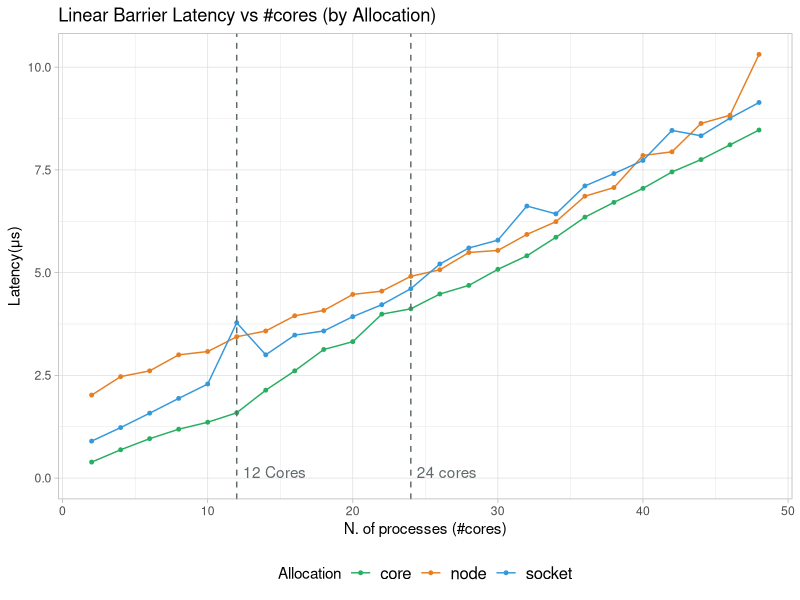
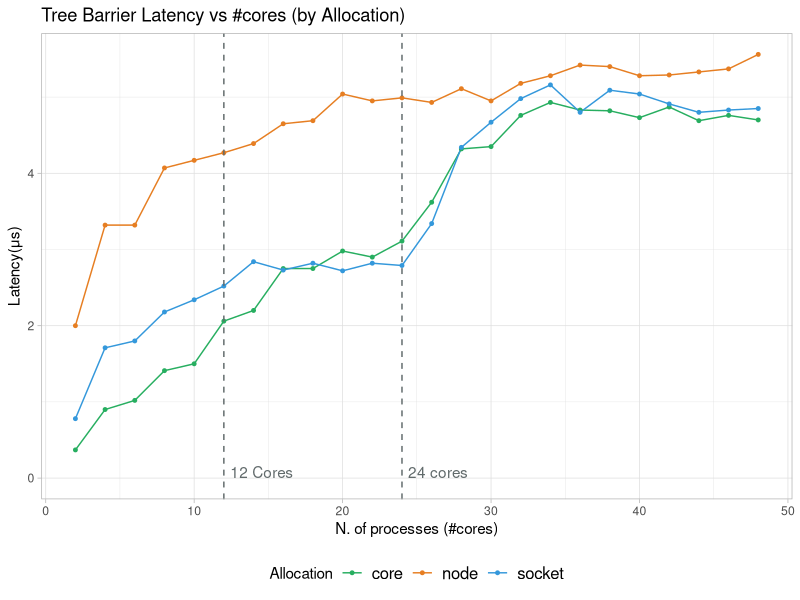
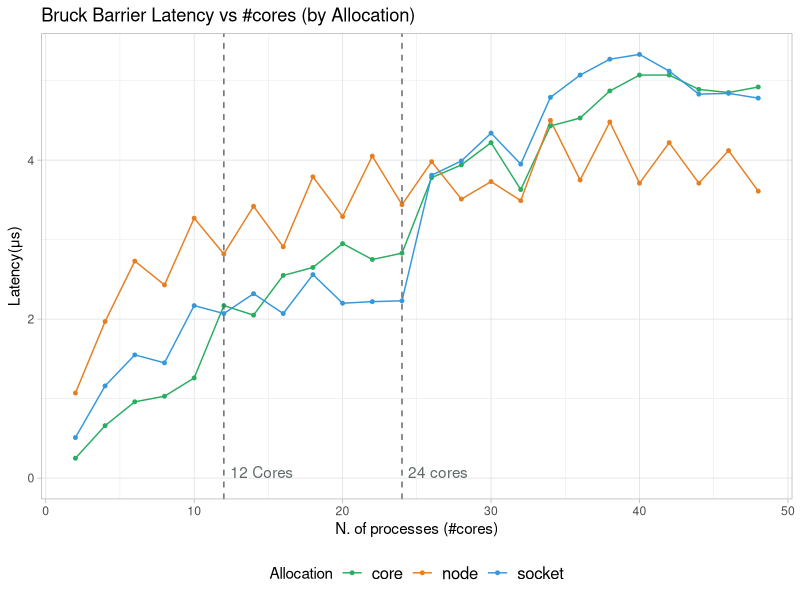
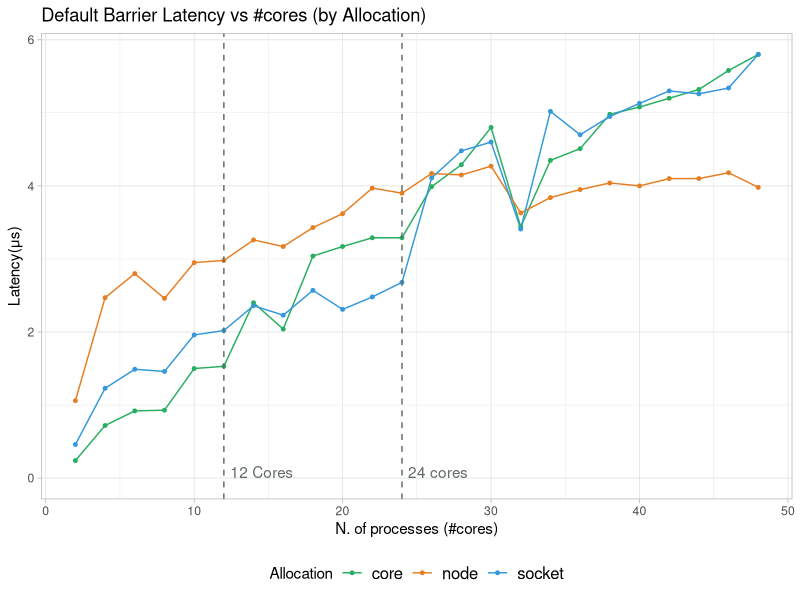
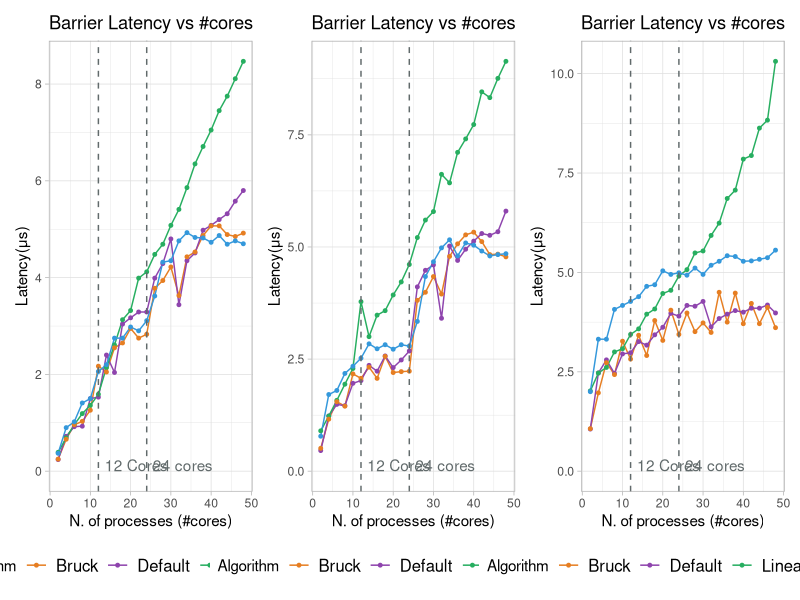
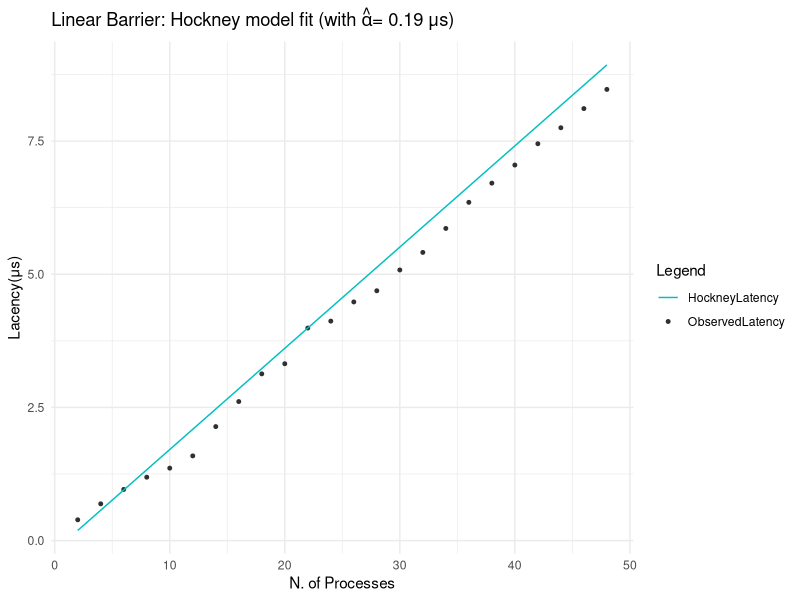
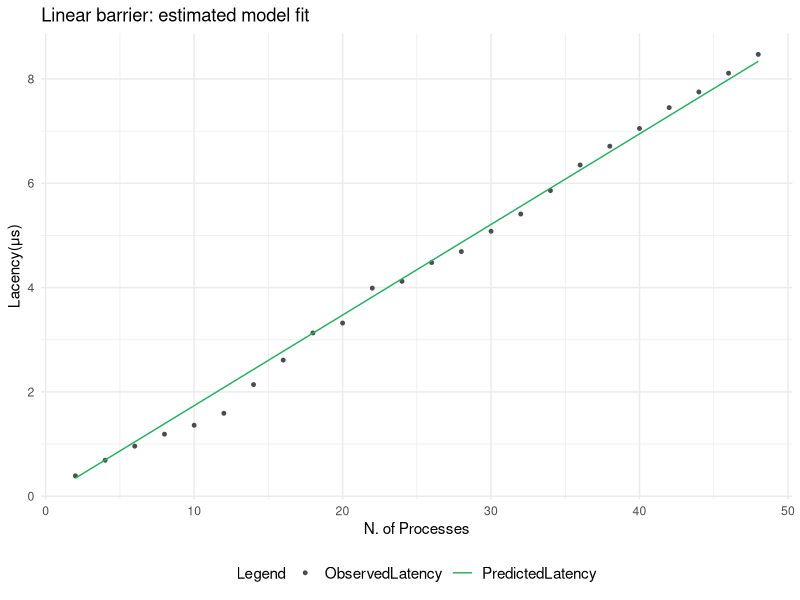
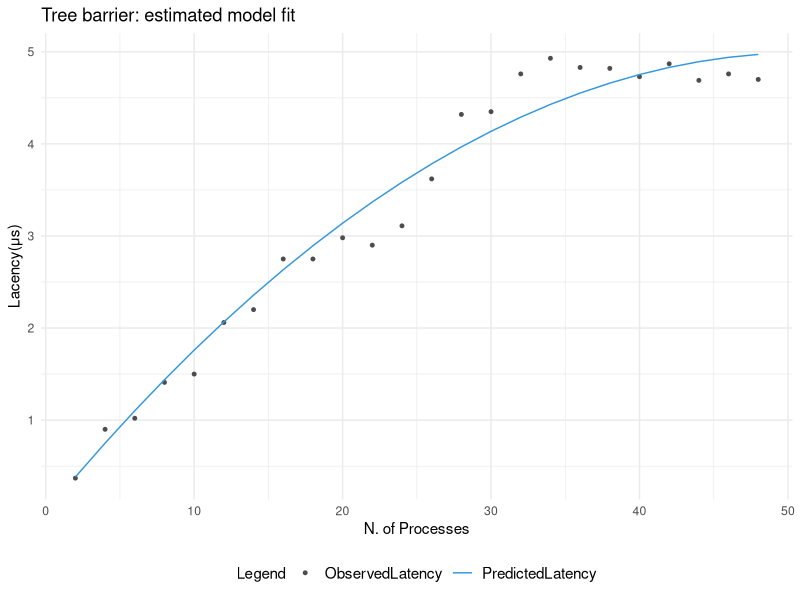

Reproduce these figures in R, in order.
## ---- chunk 1
knitr::opts_chunk$set(echo = TRUE)
library(ggplot2)
library(dplyr)
library(tidyverse)
library(patchwork)
## ---- chunk 2
barrier_default.df<- read.csv(file = "barrier_default.csv")
barrier_linear.df<- read.csv(file = "barrier_linear.csv")
barrier_doublering.df<- read.csv(file = "barrier_doublering.csv")
barrier_recursivedoubling.df<- read.csv(file = "barrier_recursivedoubling.csv")
barrier_bruck.df<- read.csv(file = "barrier_bruck.csv")
barrier_tree.df<- read.csv(file = "barrier_tree.csv")
## ---- chunk 3
barrier.df<- rbind(barrier_default.df,barrier_linear.df,barrier_doublering.df,barrier_recursivedoubling.df,barrier_bruck.df,barrier_tree.df)
## ---- chunk 4
barrier.df %>% filter(Algorithm =="Linear")%>% 
  ggplot(aes(x = Processes, y = Latency, color = Allocation)) +
    geom_line(linetype = 1) +
    geom_point(size=1)+
    #geom_abline(slope = 0.19, intercept = -0.19, color = "red")+
    geom_vline(xintercept = c(12, 24), linetype = "dashed", color = "#616A6B")+
    annotate("text", x = c(12,24), y = c(0,0), label = c("12 Cores","24 cores"), vjust = 0, hjust = -0.1,color="#616A6B")+
    scale_color_manual(values = c("#27AE60","#E67E22","#3498DB")) +
    xlim(2, 48) +
    labs(x = 'N. of processes (#cores)',
         y = 'Latency(μs)',
         title = 'Linear Barrier Latency vs #cores (by Allocation)',
         color = 'Allocation')+
    theme_light()+
    theme(
      legend.position = "bottom",
      legend.text = element_text(size = 12) 
    )
## ---- chunk 5
barrier.df %>% filter(Algorithm =="Tree")%>% 
  ggplot(aes(x = Processes, y = Latency, color = Allocation)) +
    geom_line(linetype = 1) +
    geom_point(size=1)+
    #geom_abline(slope = 0.19, intercept = -0.19, color = "red")+
    geom_vline(xintercept = c(12, 24), linetype = "dashed", color = "#616A6B")+
    annotate("text", x = c(12,24), y = c(0,0), label = c("12 Cores","24 cores"), vjust = 0, hjust = -0.1,color="#616A6B")+
    scale_color_manual(values = c("#27AE60","#E67E22","#3498DB")) +
    xlim(2, 48) +
    labs(x = 'N. of processes (#cores)',
         y = 'Latency(μs)',
         title = 'Tree Barrier Latency vs #cores (by Allocation)',
         color = 'Allocation')+
    theme_light()+
    theme(
      legend.position = "bottom",
      legend.text = element_text(size = 12) 
    )
## ---- chunk 6
barrier.df %>% filter(Algorithm =="Bruck")%>% 
  ggplot(aes(x = Processes, y = Latency, color = Allocation)) +
    geom_line(linetype = 1) +
    geom_point(size=1)+
    #geom_abline(slope = 0.19, intercept = -0.19, color = "red")+
    geom_vline(xintercept = c(12, 24), linetype = "dashed", color = "#616A6B")+
    annotate("text", x = c(12,24), y = c(0,0), label = c("12 Cores","24 cores"), vjust = 0, hjust = -0.1,color="#616A6B")+
    scale_color_manual(values = c("#27AE60","#E67E22","#3498DB")) +
    xlim(2, 48) +
    labs(x = 'N. of processes (#cores)',
         y = 'Latency(μs)',
         title = 'Bruck Barrier Latency vs #cores (by Allocation)',
         color = 'Allocation')+
    theme_light()+
    theme(
      legend.position = "bottom",
      legend.text = element_text(size = 12) 
    )
## ---- chunk 7
barrier.df %>% filter(Algorithm =="Default")%>% 
  ggplot(aes(x = Processes, y = Latency, color = Allocation)) +
    geom_line(linetype = 1) +
    geom_point(size=1)+
    #geom_abline(slope = 0.19, intercept = -0.19, color = "red")+
    geom_vline(xintercept = c(12, 24), linetype = "dashed", color = "#616A6B")+
    annotate("text", x = c(12,24), y = c(0,0), label = c("12 Cores","24 cores"), vjust = 0, hjust = -0.1,color="#616A6B")+
    scale_color_manual(values = c("#27AE60","#E67E22","#3498DB")) +
    xlim(2, 48) +
    labs(x = 'N. of processes (#cores)',
         y = 'Latency(μs)',
         title = 'Default Barrier Latency vs #cores (by Allocation)',
         color = 'Allocation')+
    theme_light()+
    theme(
      legend.position = "bottom",
      legend.text = element_text(size = 12) 
    )
## ---- chunk 8
Plots=list()
maps= c("core","socket","node")
for (i in 1:length(maps)){
  Plots[[i]]<- barrier.df %>% filter(Allocation == maps[i]) %>% filter(Algorithm %in% c("Default","Tree","Linear","Bruck")) %>%
    ggplot(aes(x = Processes, y = Latency, color = Algorithm)) +
      geom_line(linetype = 1) +
      geom_point(size=1)+
      geom_vline(xintercept = c(12, 24), linetype = "dashed", color = "#616A6B")+
      annotate("text", x = c(12,24), y = c(0,0), label = c("12 Cores","24 cores"), vjust = 0, hjust = -0.1,color="#616A6B")+
      scale_color_manual(values = c("#E67E22","#8E44AD","#27AE60","#3498DB")) +
      xlim(2, 48) +  # Adjust the x-axis limits as needed
      labs(x = 'N. of processes (#cores)',
           y = 'Latency(μs)',
           title = paste0('Barrier Latency vs #cores'),
           color = 'Algorithm')+
      theme_light()+
    theme(
      legend.position = "bottom",
      legend.text = element_text(size = 12) 
    )
}
Plots[[1]] | Plots[[2]] | Plots[[3]]
## ---- chunk 9
#Point to point latency (alpha parameter in Hockney model for linear barrier)
alpha<- 0.19
# Model will be Latency= alpha*(P-1) = alpha*P - alpha, with P: number of processes
barrier_linear.df$HockneyLatency <- alpha* barrier_linear.df$Processes - alpha
barrier_linear.df$ObservedLatency <-barrier_linear.df$Latency
# Now make the plot
Hockney.df <- tidyr::gather(barrier_linear.df %>% filter(Allocation=="core"), key = "Legend", value = "Value", -Processes, -Allocation, -Algorithm,-Latency)
# Plot using ggplot
ggplot(Hockney.df, aes(x = Processes, y = Value, color = Legend)) +
  geom_point(data = subset(Hockney.df, Legend == "ObservedLatency"), size = 1) +
  geom_line(data = subset(Hockney.df, Legend == "HockneyLatency"), linetype = 1) +
  labs(title = expression(paste("Linear Barrier: Hockney model fit (with ",hat(alpha),"= 0.19 μs)")),
       x = "N. of Processes",
       y = "Lacency(μs)") +
  scale_color_manual(values = c("ObservedLatency" = "grey19", "HockneyLatency" = "#00BFC1")) +
  theme_minimal()
## ---- chunk 10
linear_fit<- lm(formula= Latency ~ -1+Processes,
                data=barrier_linear.df %>% filter(Allocation == "core")
                )
summary(linear_fit)
## ---- chunk 11
barrier_linear.df$PredictedLatency <- predict(linear_fit)
barrier_linear.df$ObservedLatency <-barrier_linear.df$Latency
# Now make the plot
LinearPlot.df <- tidyr::gather(barrier_linear.df %>% filter(Allocation=="core"), key = "Legend", value = "Value", -Processes, -Allocation, -Algorithm,-Latency)
# Plot using ggplot
ggplot(LinearPlot.df, aes(x = Processes, y = Value, color = Legend)) +
  geom_point(data = subset(LinearPlot.df, Legend == "ObservedLatency"), size = 1) +
  geom_line(data = subset(LinearPlot.df, Legend == "PredictedLatency"), linetype = 1) +
  labs(title = "Linear barrier: estimated model fit",
       x = "N. of Processes",
       y = "Lacency(μs)") +
  scale_color_manual(values = c("ObservedLatency" = "grey30", "PredictedLatency" = "#27AE60")) +
  theme_minimal()+
  theme(legend.position = "bottom",
        legend.text = element_text(size = 11) )
## ---- chunk 12
tree_fit<- lm(formula=Latency ~ -1+Processes+I(Processes^2),
                data=barrier_tree.df %>% filter(Allocation == "core")
                )
summary(tree_fit)
## ---- chunk 13
barrier_tree.df$PredictedLatency <- predict(tree_fit)
barrier_tree.df$ObservedLatency <-barrier_tree.df$Latency
# Now make the plot
TreePlot.df <- tidyr::gather(barrier_tree.df %>% filter(Allocation=="core"), key = "Legend", value = "Value", -Processes, -Allocation, -Algorithm,-Latency)
# Plot using ggplot
ggplot(TreePlot.df, aes(x = Processes, y = Value, color = Legend)) +
  geom_point(data = subset(TreePlot.df, Legend == "ObservedLatency"), size = 1) +
  geom_line(data = subset(TreePlot.df, Legend == "PredictedLatency"), linetype = 1) +
  labs(title = "Tree barrier: estimated model fit",
       x = "N. of Processes",
       y = "Lacency(μs)") +
  scale_color_manual(values = c("ObservedLatency" = "grey30", "PredictedLatency" = "#3498DB"),) +
  theme_minimal()+
  theme(legend.position = "bottom",
        legend.text = element_text(size = 11) )
## ---- chunk 14
bruck_fit<- lm(formula= Latency ~ -1+Processes+I(Processes^2),
                data=barrier_bruck.df %>% filter(Allocation == "core")
                )
summary(bruck_fit)
## ---- chunk 15
barrier_bruck.df$PredictedLatency <- predict(bruck_fit)
barrier_bruck.df$ObservedLatency <-barrier_bruck.df$Latency
# Now make the plot
BruckPlot.df <- tidyr::gather(barrier_bruck.df %>% filter(Allocation=="core"), key = "Legend", value = "Value", -Processes, -Allocation, -Algorithm,-Latency)
# Plot using ggplot
ggplot(BruckPlot.df, aes(x = Processes, y = Value, color = Legend)) +
  geom_point(data = subset(BruckPlot.df, Legend == "ObservedLatency"), size = 1) +
  geom_line(data = subset(BruckPlot.df, Legend == "PredictedLatency"), linetype = 1) +
  labs(title = "Bruck barrier: estimated model fit",
       x = "N. of Processes",
       y = "Lacency(μs)") +
  scale_color_manual(values = c("ObservedLatency" = "grey30", "PredictedLatency" = "#E67E22")) +
  theme_minimal()+
  theme(legend.position = "bottom",
        legend.text = element_text(size = 11) )
## ---- chunk 16
default_fit<- lm(formula= Latency ~ -1+Processes+I(Processes^2),
                data=barrier_default.df %>% filter(Allocation == "core")
                )
summary(default_fit)
## ---- chunk 17
barrier_default.df$PredictedLatency <- predict(default_fit)
barrier_default.df$ObservedLatency <-barrier_default.df$Latency
# Now make the plot
DefaultPlot.df <- tidyr::gather(barrier_default.df %>% filter(Allocation=="core"), key = "Legend", value = "Value", -Processes, -Allocation, -Algorithm,-Latency)
# Plot using ggplot
ggplot(DefaultPlot.df, aes(x = Processes, y = Value, color = Legend)) +
  geom_point(data = subset(DefaultPlot.df, Legend == "ObservedLatency"), size = 1) +
  geom_line(data = subset(DefaultPlot.df, Legend == "PredictedLatency"), linetype = 1) +
  labs(title ="Default barrier: estimated model fit",
       x = "N. of Processes",
       y = "Lacency(μs)") +
  scale_color_manual(values = c("ObservedLatency" = "grey30", "PredictedLatency" = "#8E44AD")) +
  theme_minimal()+
  theme(legend.position = "bottom",
        legend.text = element_text(size = 11) )
